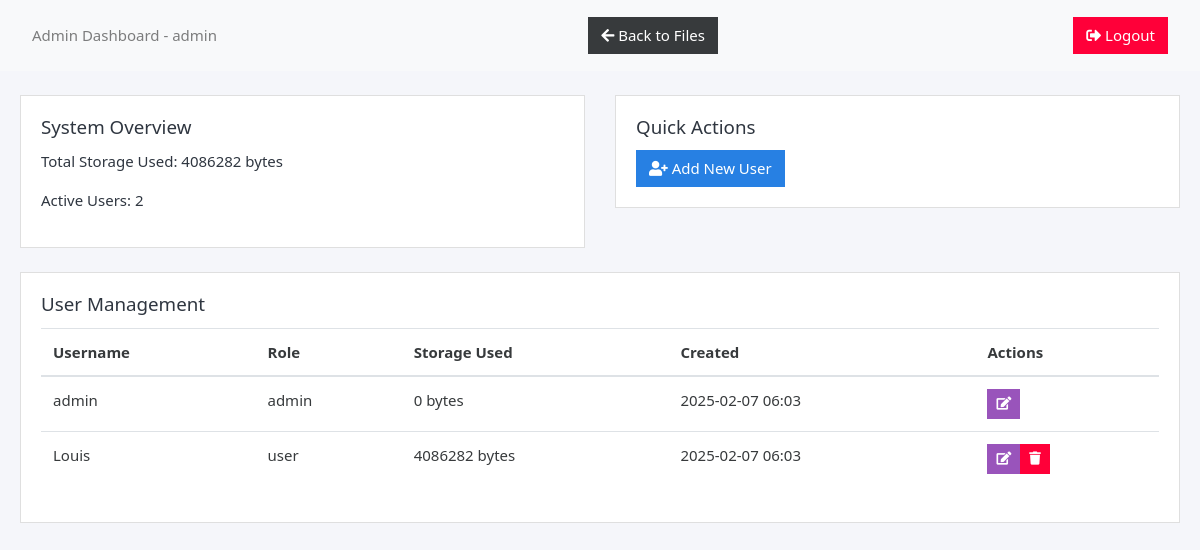
The page /admin (signed in) on the database its author committed.
### app.py (models this page shows)
class User(db.Model):
    id = db.Column(db.Integer, primary_key=True)
    username = db.Column(db.String(150), unique=True, nullable=False)
    password = db.Column(db.String(150), nullable=False)
    role_id = db.Column(db.Integer, db.ForeignKey('role.id'), nullable=False)
    created_at = db.Column(db.DateTime, default=datetime.now())

class Role(db.Model):
    id = db.Column(db.Integer, primary_key=True)
    name = db.Column(db.String(50), unique=True, nullable=False)
    description = db.Column(db.String(200))
    users = db.relationship('User', backref='role_info', lazy=True)

### app.py (the view)
@app.route('/admin')
@admin_required
def admin_dashboard():
    users = User.query.all()
    user_storage = {}
    total_storage = 0
    for user in users:
        user_files = File.query.filter_by(owner_id=user.id).all()
        storage = sum(file.size for file in user_files)
        user_storage[user.id] = storage
        total_storage += storage
    active_users = len(users)
    return render_template('admin_dashboard.html',
                         users=users,
                         user_storage=user_storage,
                         total_storage=total_storage,
                         active_users=active_users,
                         username=User.query.get(session['user_id']).username)

### app.py (called while the page is built)
def admin_required(f):
    @wraps(f)
    def decorated_function(*args, **kwargs):
        if 'user_id' not in session:
            return redirect(url_for('login'))
        user = User.query.get(session['user_id'])
        if not user or user.role_info.name != 'admin':
            flash('Admin access required')
            return redirect(url_for('browse', path=''))
        return f(*args, **kwargs)
    return decorated_function

### templates/admin_dashboard.html (shortened to what this page needs)
<!DOCTYPE html>
<html lang="en">
<head>
    <link href="https://stackpath.bootstrapcdn.com/bootswatch/4.3.1/cosmo/bootstrap.min.css" rel="stylesheet">
    <link rel="stylesheet" href="https://cdnjs.cloudflare.com/ajax/libs/font-awesome/5.15.4/css/all.min.css">
    <link rel="stylesheet" href="/static/style.css">
</head>
<body>
    <nav class="navbar navbar-light bg-light">
        <span class="navbar-text mr-3">Admin Dashboard - {{ username }}</span>
        <a href="{{ url_for('browse', path='') }}" class="btn btn-secondary ml-1">
            <i class="fas fa-arrow-left"></i> Back to Files
        </a>
        <a href="{{ url_for('logout') }}" class="btn btn-danger ml-1">
            <i class="fas fa-sign-out-alt"></i> Logout
        </a>
    </nav>
    <div class="container mt-4">
        <div class="row">
            <div class="col-md-6">
                <div class="card mb-4">
                    <div class="card-body">
                        <h5 class="card-title">System Overview</h5>
                        <p>Total Storage Used: {{ total_storage }} bytes</p>
                        <p>Active Users: {{ active_users }}</p>
                    </div>
                </div>
            </div>
            <div class="col-md-6">
                <div class="card mb-4">
                    <div class="card-body">
                        <h5 class="card-title">Quick Actions</h5>
                        <button class="btn btn-primary" data-toggle="modal" data-target="#addUserModal">
                            <i class="fas fa-user-plus"></i> Add New User
                        </button>
                    </div>
                </div>
            </div>
        </div>
        <div class="card">
            <div class="card-body">
                <h5 class="card-title">User Management</h5>
                <div class="table-responsive">
                    <table class="table table-hover">
                        <thead>
                            <tr>
                                <th>Username</th>
                                <th>Role</th>
                                <th>Storage Used</th>
                                <th>Created</th>
                                <th>Actions</th>
                            </tr>
                        </thead>
                        <tbody>
                            {% for user in users %}
                            <tr>
                                <td>{{ user.username }}</td>
                                <td>{{ user.role_info.name }}</td>
                                <td>{{ user_storage[user.id] }} bytes</td>
                                <td>{{ user.created_at.strftime('%Y-%m-%d %H:%M') }}</td>
                                <td>
                                    <div class="btn-group">
                                        <button class="btn btn-sm btn-info" onclick="editUser('{{ user.id }}', '{{ user.username }}', '{{ user.role_info.name }}')">
                                            <i class="fas fa-edit"></i>
                                        </button>
                                        {% if user.username != 'admin' %}
                                        <form action="{{ url_for('delete_user', user_id=user.id) }}" method="POST" style="display: inline;">
                                            <button type="submit" class="btn btn-sm btn-danger" onclick="return confirm('Are you sure you want to delete this user?')">
                                                <i class="fas fa-trash"></i>
                                            </button>
                                        </form>
                                        {% endif %}
                                    </div>
                                </td>
                            </tr>
                            {% endfor %}
                        </tbody>
                    </table>
                </div>
            </div>
        </div>
    </div>
</body>
</html>

### static/style.css (style rules this page uses)
body { font-family: 'Segoe UI', Tahoma, Geneva, Verdana, sans-serif; margin: 0; padding: 0; background-color: #f5f6fa; color: #2f3640; }
.container { max-width: 1200px; margin: 20px auto; padding: 0 20px; }
.navbar { background-color: #2f3640; color: white; padding: 1rem 2rem; display: flex; justify-content: space-between; align-items: center; }
button { background-color: #2f3640; color: white; border: none; padding: 0.5rem 1rem; border-radius: 4px; cursor: pointer; transition: background-color 0.3s; }

### rows shown on the page
User: username "admin", role_info.name "admin", user_storage "0", created_at "2025-02-07 06:03"
User: username "Louis", role_info.name "user", user_storage "4086282", created_at "2025-02-07 06:03"

### other values the page prints
{{ total_storage }} "4086282"
{{ active_users }} "2"
